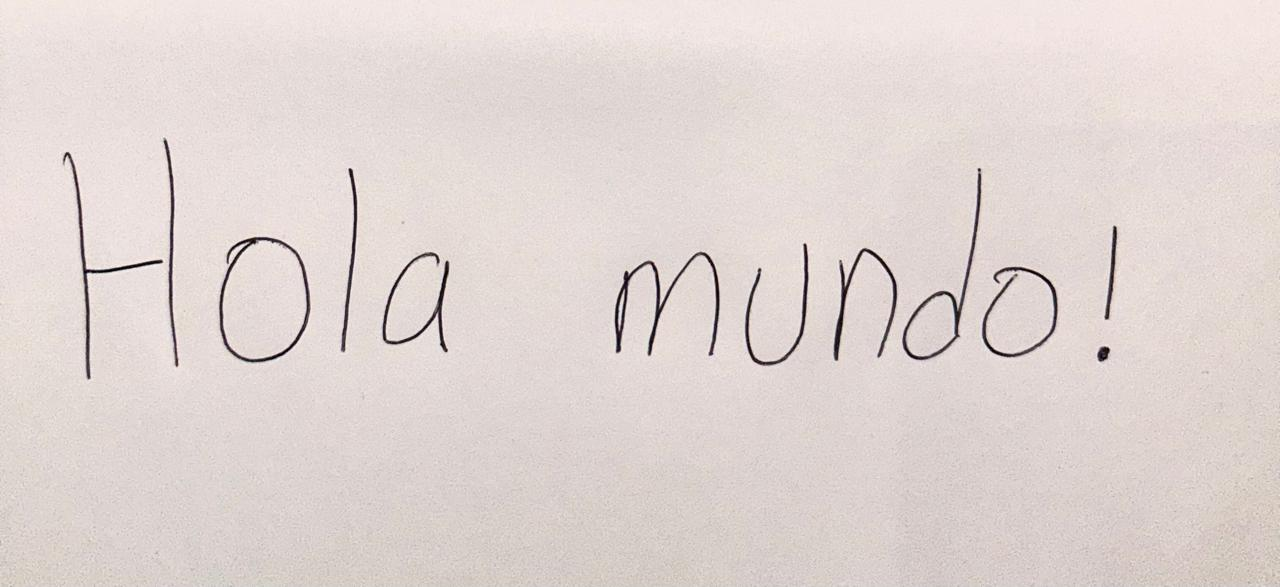
#> input picture Imagenes/prueba.jpg, 1280 x 587 px
$ python -i ocr_logic.py   (imports and definitions only)
#> lines starting #> are read from the running program, lines starting #| are printed output that depends on the picture; after the words box and inside, x2 and y2 are one past the last pixel; in counts of white or black regions, pixels touching at a corner belong together
#> further down, picture is the input picture: shape (587, 1280, 3); mean B, G, R 210.4, 213.3, 223.9
import cv2
import numpy as np
from PIL import Image
import pytesseract
import os
from tkinter import filedialog, messagebox
pytesseract.pytesseract.tesseract_cmd = r'C:\Program Files\Tesseract-OCR\tesseract.exe'

class OCRProcessor:
    def __init__(self):
        # Configuración
        self.config_ocr = (
            '--psm 6 --oem 1 '
            '-c tessedit_char_whitelist="ABCDEFGHIJKLMNOPQRSTUVWXYZabcdefghijklmnopqrstuvwxyzáéíóúÁÉÍÓÚüÜñÑ0123456789 .,;:¿?¡!-_()" '
            '-c preserve_interword_spaces=1'
        )

    def process_image(self, original_image):
        """Procesar imagen para mejorar OCR (sin modificaciones solicitadas)"""
        if original_image is None:
            return None

        # Verificar que la imagen tenga dimensiones válidas
        altura, anchura = original_image.shape[:2]
#> altura = 587; anchura = 1280
        if altura == 0 or anchura == 0:
            return original_image  # Retornar la imagen original si las dimensiones no son válidas

        # Aplicar procesamiento para mejorar OCR
        factor_escala = 2.0

        # Asegurar que las dimensiones escaladas sean al menos 1 píxel
        nueva_anchura = max(1, int(anchura * factor_escala))
#> nueva_anchura = 2560
        nueva_altura = max(1, int(altura * factor_escala))
#> nueva_altura = 1174

        imagen_escalada = cv2.resize(original_image,
                                (nueva_anchura, nueva_altura),
                                interpolation=cv2.INTER_CUBIC)


        # Convertir a escala de grises
        gris = cv2.cvtColor(imagen_escalada, cv2.COLOR_BGR2GRAY)

        # Denoising
        gris = cv2.fastNlMeansDenoising(gris, h=30)

        # CLAHE para contraste
        clahe = cv2.createCLAHE(clipLimit=3.0, tileGridSize=(8, 8))
        gris = clahe.apply(gris)
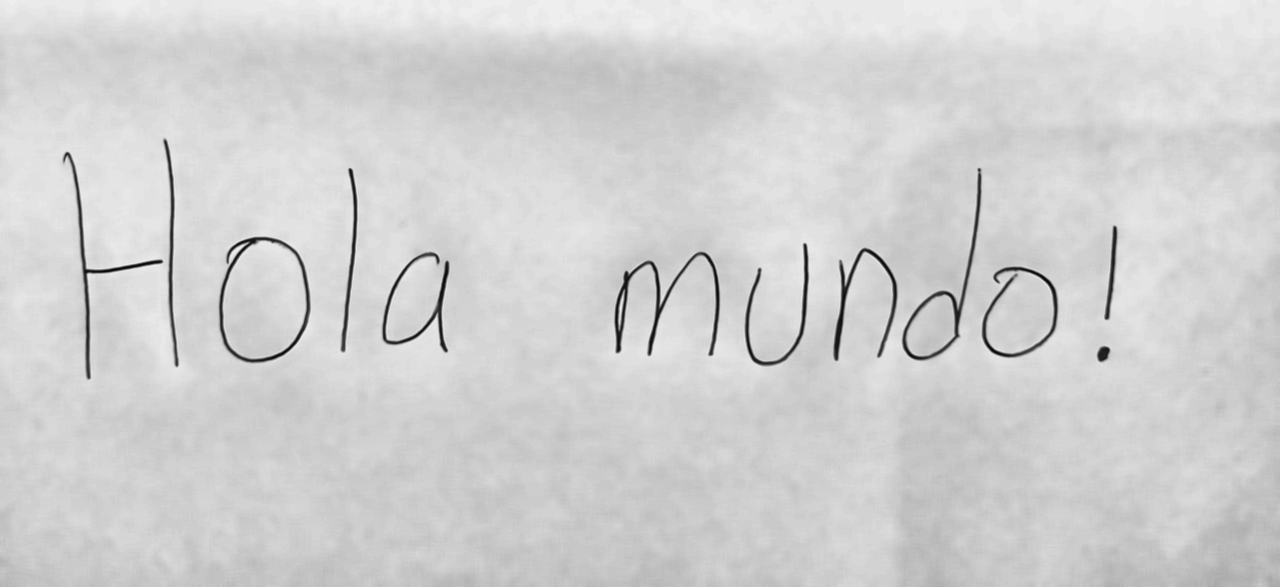
#> gris: shape (1174, 2560) (shown at 1/2 size); min 3, max 239, mean 209

        # Umbral adaptativo
        umbral = cv2.adaptiveThreshold(gris, 255, cv2.ADAPTIVE_THRESH_GAUSSIAN_C,
                                     cv2.THRESH_BINARY_INV, 31, 11)
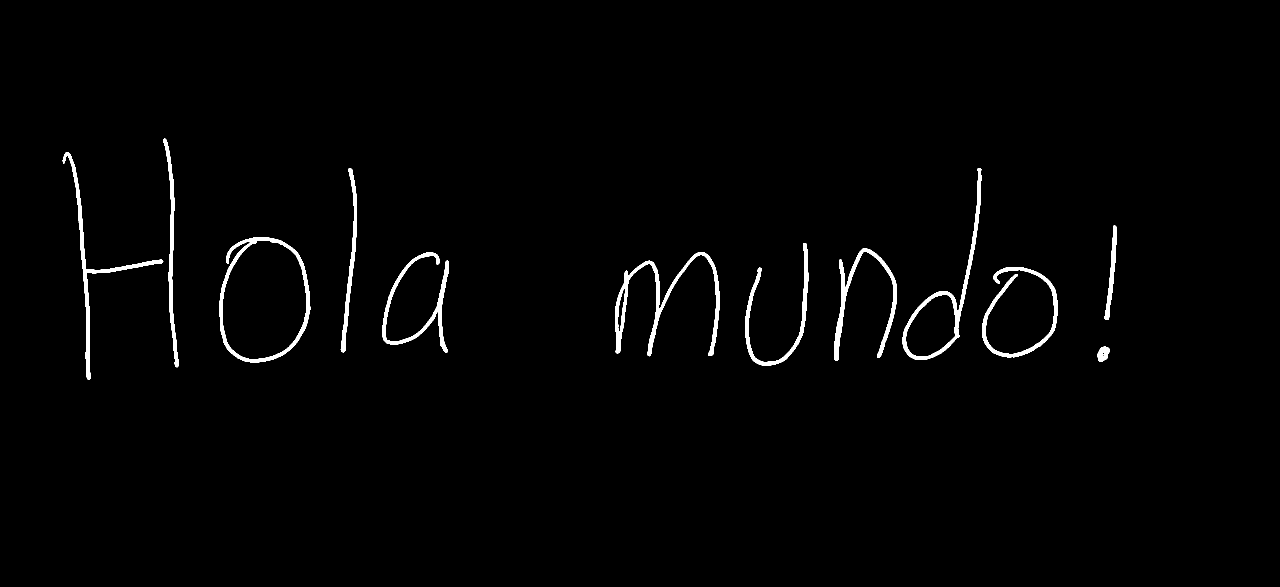
#> umbral: shape (1174, 2560) (shown at 1/2 size); 1.5% white; 12 white regions, largest, box (x1, y1, x2, y2) and area: (1230, 504, 1439, 713) 6019, (438, 474, 621, 725) 5169, (1805, 336, 1963, 720) 4748

        # Operaciones morfológicas (Apertura y cerradura para mejora del reconocimiento de las letras)
        kernel_open = np.ones((2, 2), np.uint8)
        umbral = cv2.morphologyEx(umbral, cv2.MORPH_OPEN, kernel_open, iterations=1)
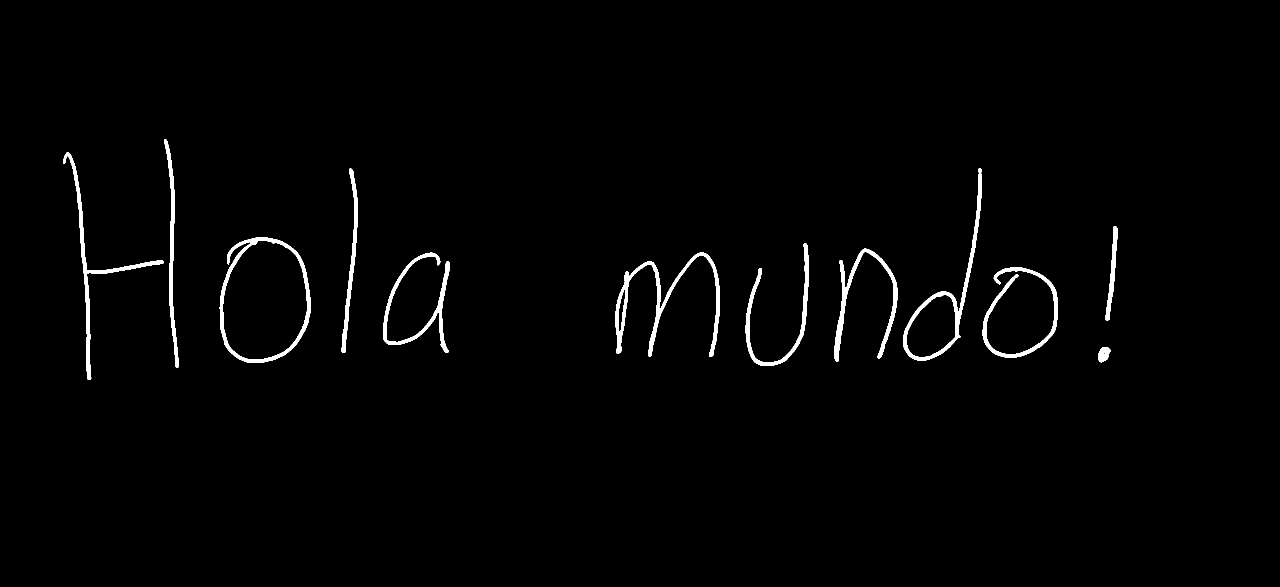
#> umbral: shape (1174, 2560) (shown at 1/2 size); 1.5% white; 12 white regions, largest, box (x1, y1, x2, y2) and area: (1231, 505, 1440, 713) 6017, (439, 475, 622, 726) 5169, (1806, 337, 1964, 721) 4748

        kernel_close = np.ones((3, 3), np.uint8)
        processed_image = cv2.morphologyEx(umbral, cv2.MORPH_CLOSE, kernel_close, iterations=1)
#> processed_image: shape (1174, 2560); 1.5% white; 12 white regions, largest, box (x1, y1, x2, y2) and area: (1231, 505, 1440, 713) 6026, (439, 475, 622, 726) 5171, (1806, 337, 1964, 721) 4753

        return processed_image

    # [103 lines left out: functions crop_image, perform_ocr, create_histogram_equalization, save_processed_image, convert_to_display_image, not called in this run]

>>> import cv2
>>> picture = cv2.imread('Imagenes/prueba.jpg')
>>> result = OCRProcessor().process_image(picture)
